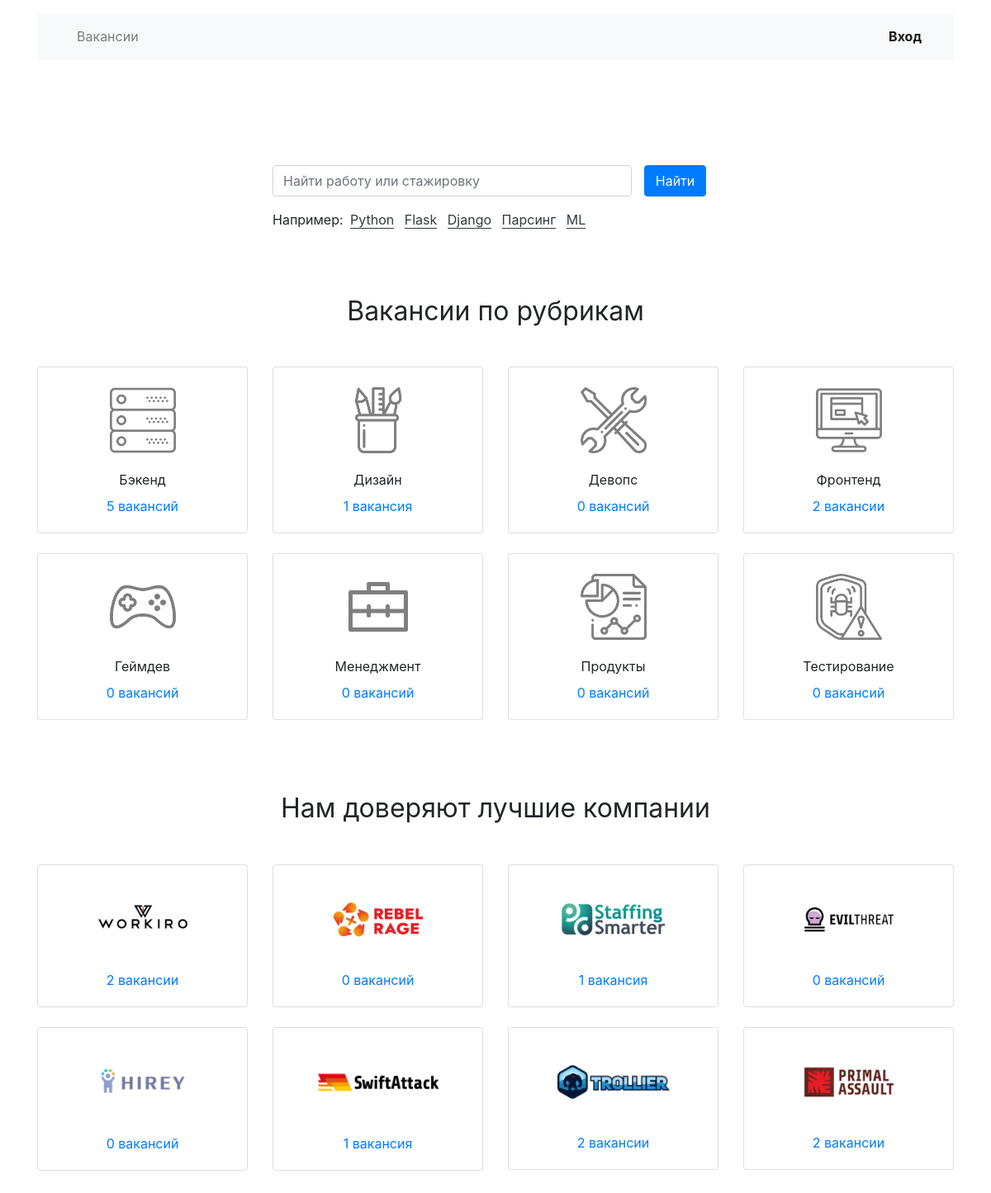
Before: / with the older database file.
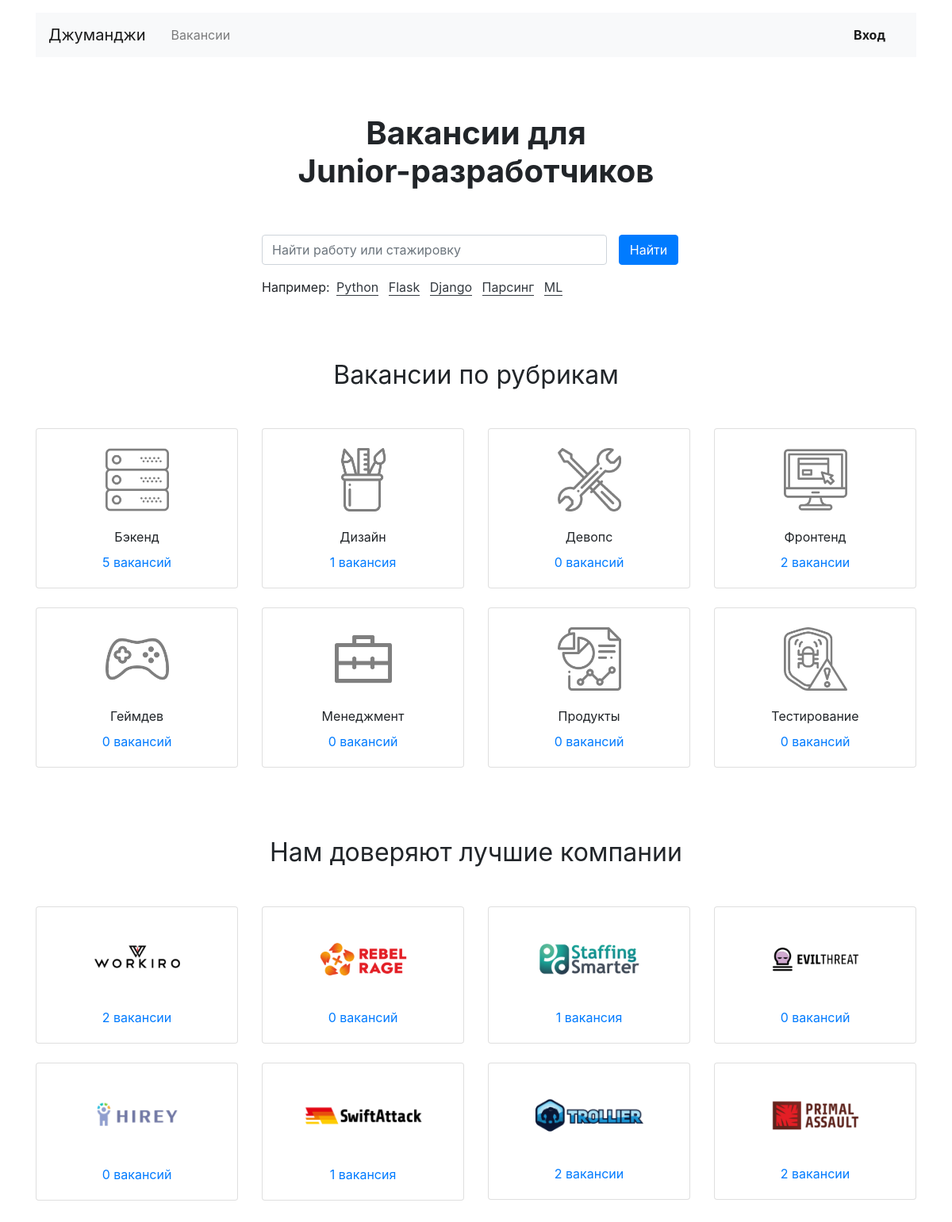
After: the same page with the newer database file.
### vacancies/models.py (models this page shows, shortened)
class Specialty(models.Model):
    code = models.CharField(max_length=100, unique=True)
    title = models.CharField(max_length=100)
    picture = models.URLField(default='https://place-hold.it/100x60')

class Company(models.Model):
    name = models.CharField(max_length=100)
    location = models.CharField(max_length=100)
    logo = models.URLField(default='https://place-hold.it/100x60')
    description = models.TextField()
    employee_count = models.IntegerField()

class Settings(models.Model):
    name = models.CharField(max_length=100, primary_key=True, unique=True)
    setval = models.CharField(max_length=100)

### vacancies/views.py (the view)
# urls.py: path('', MainView.as_view(), name='home'),
class MainView(TemplateView):
    template_name = 'index.html'
    def get_context_data(self, **kwargs):
        context = super().get_context_data(**kwargs)
        context['companies'] = Company.objects.annotate(vacancies_count=Count('vacancies'))
        context['specialties'] = Specialty.objects.annotate(vacancies_count=Count('vacancies'))
        return context

### vacancies/context_processors.py (called while the page is built)
def site_title(request):
    return {'site_title': Settings.objects.get(name='site_title').setval}

def site_description(request):
    return {'site_description': Settings.objects.get(name='site_description').setval}

### vacancies/templatetags/filters.py (called while the page is built)
def count_str(count, base, suffixes):
    count_int = int(count) if count else 0
    suffix = suffixes[2]
    if (2 <= count_int % 10 <= 4) and (count_int % 100 // 10 != 1):
        suffix = suffixes[1]
    elif (count_int % 10 == 1) and (count_int % 100 // 10 != 1):
        suffix = suffixes[0]
    return base + suffix

@register.filter
def vacancies_count_str(vacancies_count):
    return count_str(vacancies_count, 'ваканси', ['я', 'и', 'й'])

### templates/vacancies/index.html
{% extends 'base.html' %}
{% load static %}
{% load filters %}
{% block container %}
  <main class="container mt-3">
    <section>
      <h1 class="h1 text-center mx-auto mt-4 py-5"><strong>{{ site_description|safe }}</strong></h1>
      <div class="row">
        <div class="col-12 col-md-8 col-lg-6 offset-lg-3 offset-md-2">
          <form class="form-inline mb-3" enctype="multipart/form-data">
            <div class="form-group col-8 col-md-10 pl-0">
              <input class="form-control w-100" type="search" placeholder="Найти работу или стажировку" aria-label="Найти работу или стажировку">
            </div>
            <div class="form-group col-4 col-md-2 pl-0">
              <button class="btn btn-primary w-100" type="submit">Найти</button>
            </div>
          </form>
          <p>Например:
            <a href="#" class="text-dark border-bottom border-dark m-1 text-decoration-none">Python</a>
            <a href="#" class="text-dark border-bottom border-dark m-1 text-decoration-none">Flask</a>
            <a href="#" class="text-dark border-bottom border-dark m-1 text-decoration-none">Django</a>
            <a href="#" class="text-dark border-bottom border-dark m-1 text-decoration-none">Парсинг</a>
            <a href="#" class="text-dark border-bottom border-dark m-1 text-decoration-none">ML</a>
          </p>
        </div>
      </div>
    </section>
    <section class="mt-5 pt-3">
      <h2 class="h2 font-weight-normal text-center mb-5">Вакансии по рубрикам</h2>
      <div class="row mb-0">
        {% for specialty in specialties %}
        <div class="col-6 col-md-6 col-lg-3">
          <div class="card pt-4 text-center mb-4">
            <img class="mx-auto d-block" src="{% static 'img/specialties/' %}{{ specialty.picture }}" width="80" height="80" alt="">
            <div class="card-body">
              <p class="card-text mb-2">{{ specialty.title }}</p>
              <p class="card-text"><a href="{% url 'specialty' specialty.code %}">{{ specialty.vacancies.count }} {{ specialty.vacancies.count|vacancies_count_str }}</a></p>
            </div>
          </div>
        </div>
        {% endfor %}
      </div>
    </section>
    <section class="my-5 pt-3">
      <h2 class="h2 font-weight-normal text-center mb-5">Нам доверяют лучшие компании</h2>
      <div class="row mb-0">
        {% for company in companies %}
        <div class="col-6 col-md-6 col-lg-3">
          <div class="card pt-4 text-center mb-4">
            <a href="{% url 'company' company.id %}" style="max-width: 150px;" class="mx-auto d-block">
              <img class="mx-auto d-block mw-100" src="{% static 'img/companies/' %}{{ company.logo }}" alt="">
            </a>
            <div class="card-body">
              <p class="card-text"><a href="{% url 'company' company.id %}">{{ company.vacancies.count }} {{ company.vacancies.count|vacancies_count_str }}</a></p>
            </div>
          </div>
        </div>
        {% endfor %}
      </div>
    </section>
  </main>
{% endblock %}

### templates/vacancies/base.html (shortened to what this page needs)
{% load static %}
<!DOCTYPE html>
<html lang="ru">
<head>
  <link rel="stylesheet" href="https://stackpath.bootstrapcdn.com/bootstrap/4.3.1/css/bootstrap.min.css">
  <link type="text/css" href="{% static 'css/style.css' %}" rel="stylesheet" />
</head>
<body>
  <header class="container mt-3">
    <nav class="navbar navbar-expand-lg navbar-light bg-light">
      <a class="navbar-brand mr-4" href="{% url 'home' %}">{{ site_title }}</a>
      <div class="collapse navbar-collapse justify-content-between" id="navbarNav">
        <ul class="navbar-nav col-10">
          <li class="nav-item">
            <a class="nav-link {% if request.path == vacancies %}active{% endif %}" href="{% url 'vacancies' %}">Вакансии</a>
          </li>
        </ul>
        <ul class="navbar-nav col-2 justify-content-end">
          <li class="nav-item active">
            <a href="#" class="nav-link font-weight-bold">Вход</a>
          </li>
        </ul>
      </div>
    </nav>
  </header>
  {% block container %}
  {% endblock %}
</body>
</html>

Changed rows visible on the page:
now on this page (row edited): Settings: setval "Джуманджи"
now on this page (row edited): Settings: setval "Вакансии для Junior-разработчиков"
